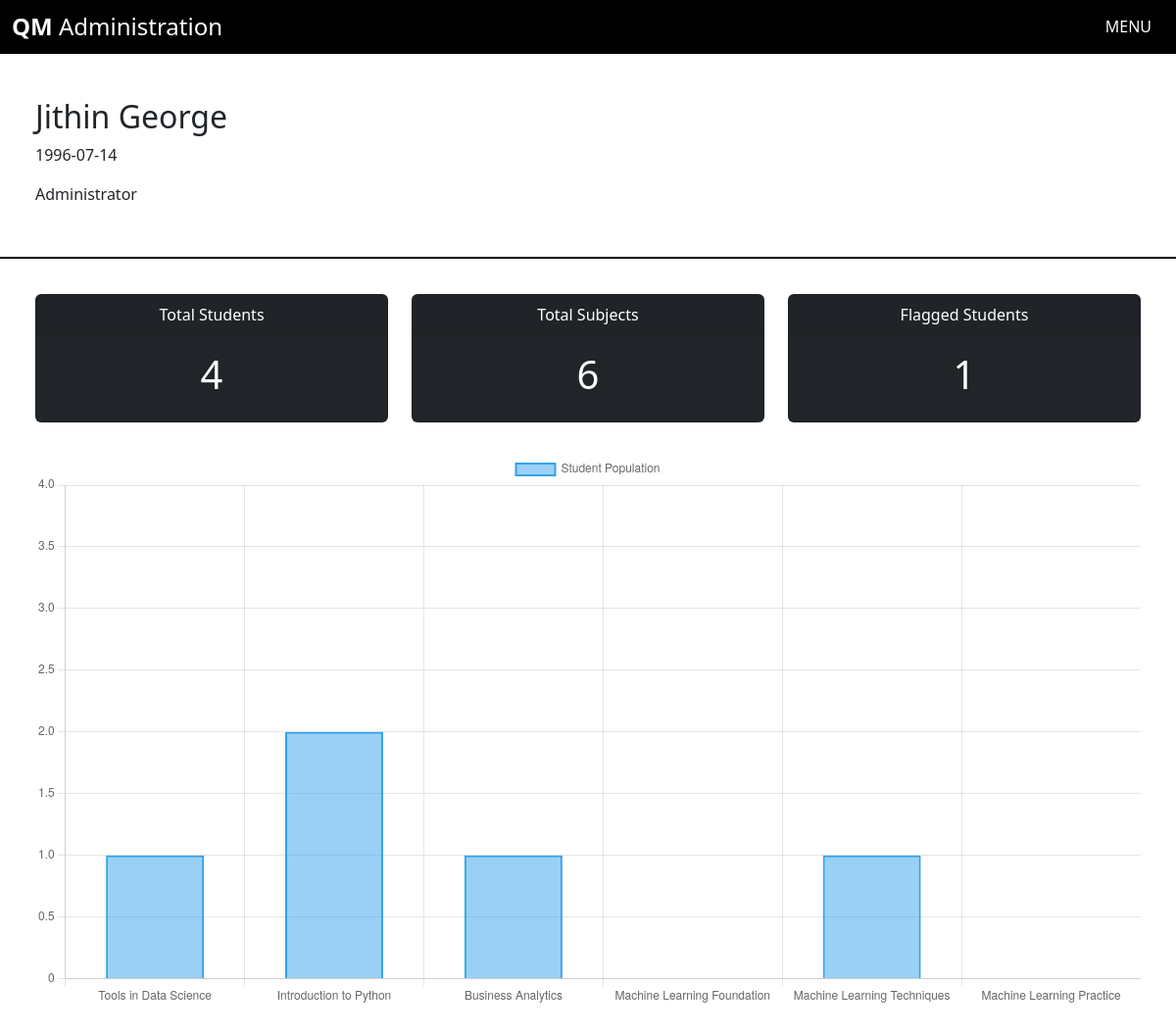
The page /admin_dash (signed in) on the database its author committed.
### app.py (models this page shows)
class Users(db.Model, UserMixin):
    __tablename__ = 'users'
    id = db.Column(db.Integer, primary_key = True)
    fname = db.Column(db.String(100), nullable = False)
    lname = db.Column(db.String(100), nullable = False)
    dob = db.Column(db.String, nullable = False)
    email = db.Column(db.String(200), nullable = False, unique = True)
    qualification = db.Column(db.String(200), nullable = True)
    username = db.Column(db.String(100), nullable = False, unique = True )
    password = db.Column(db.String(50), nullable = False)
    admin = db.Column(db.Boolean, default = False, nullable = False)
    flagged = db.Column(db.Boolean, default = False, nullable = False)
    subs = db.relationship('Subjects', secondary = 'enrollment', backref = 'enrolledSubs' )
    chaps = db.relationship('Chapters', secondary = 'quiz', backref = 'quizChapters')
    name = db.Column(db.String(100))

### app.py (the view)
@login_required
@app.route('/admin_dash',methods = ['GET', 'POST'])
def admin_view():
    if current_user.admin:
        subs = Subjects.query.all()
        population = {}
        for sub in subs:
            population[sub.name] = len(sub.usrs)
        subjects = list(population.keys())
        s_count = list(population.values())
        ucount = len(list(Users.query.filter_by(admin=0).all()))
        scount = len(list(Subjects.query.all()))
        fcount = len(list(Users.query.filter_by(flagged=1).all()))
        return render_template('admin_dash.html',
                               subjects = subjects,
                               students = s_count,
                               ucount = ucount,
                               scount = scount,
                               fcount = fcount)

### app.py (called while the page is built)
@login_manager.user_loader
def load_user(user_id):
    return Users.query.get(int(user_id))

### templates/admin_dash.html (shortened to what this page needs)
{% extends 'base.html' %}
{% block main %}
<div class="header">
    <h2>{{ current_user.fname }} {{ current_user.lname }}</h2>
    <p>{{ current_user.dob }}</p>
    <p>{{ current_user.qualification }}</p>
</div>
<div style="padding: 3%;" align="center">
    <div class="mb-3">
        <div class="row">
            <div class="col-sm-4 mb-3">
              <div class="card text-bg-dark">
                <div class="card-header" align="center">
                    Total Students
                </div>
                <div class="card-body" align="center">
                    <h1>{{ ucount }}</h1>
                </div>
              </div>
            </div>
            <div class="col-sm-4 mb-3">
                <div class="card text-bg-dark">
                    <div class="card-header" align="center">
                        Total Subjects
                    </div>
                    <div class="card-body" align="center">
                        <h1>{{ scount }}</h1>
                    </div>
                  </div>
            </div>
            <div class="col-sm-4 mb-3">
                <div class="card text-bg-dark">
                    <div class="card-header" align="center">
                        Flagged Students
                    </div>
                    <div class="card-body" align="center">
                        <h1>{{ fcount }}</h1>
                    </div>
                  </div>
            </div>
          </div>
    </div>
    <canvas id="studentPlot"></canvas>
</div>
<script>
    var ctx = document.getElementById('studentPlot').getContext('2d');
    var boxChart = new Chart(ctx, {
        type: 'bar',
        data: {
            labels: {{ subjects|safe }},
            datasets: [
            {
                label: "Student Population",
                data: {{ students|safe }},
                maxBarThickness: 100,
                borderWidth: 2,
            }
            ]
        },
    options: {
        scales: {
                y: {
                    grace: 2
                }
            },
        maintainAspectRatio: true,
    }
    });
</script>
{% endblock %}

### static/css/style.css (style rules this page uses)
body { overflow-x: hidden; width: 100%; }
.header { padding: 100px 3% 3% 3%; border-bottom: 2px black solid; transition: ease 0.5s; }

### rows shown on the page
Users: fname "Jithin", lname "George", dob "1996-07-14", qualification "Administrator"

### other values the page prints
{{ ucount }} "4"
{{ scount }} "6"
{{ fcount }} "1"
chart data {{ subjects|safe }} ['Tools in Data Science', 'Introduction to Python', 'Business Analytics', 'Machine Learning Foundation', 'Machine Learning Techniques', 'Machine Learning Practice']
chart data {{ students|safe }} [1, 2, 1, 0, 1, 0]
